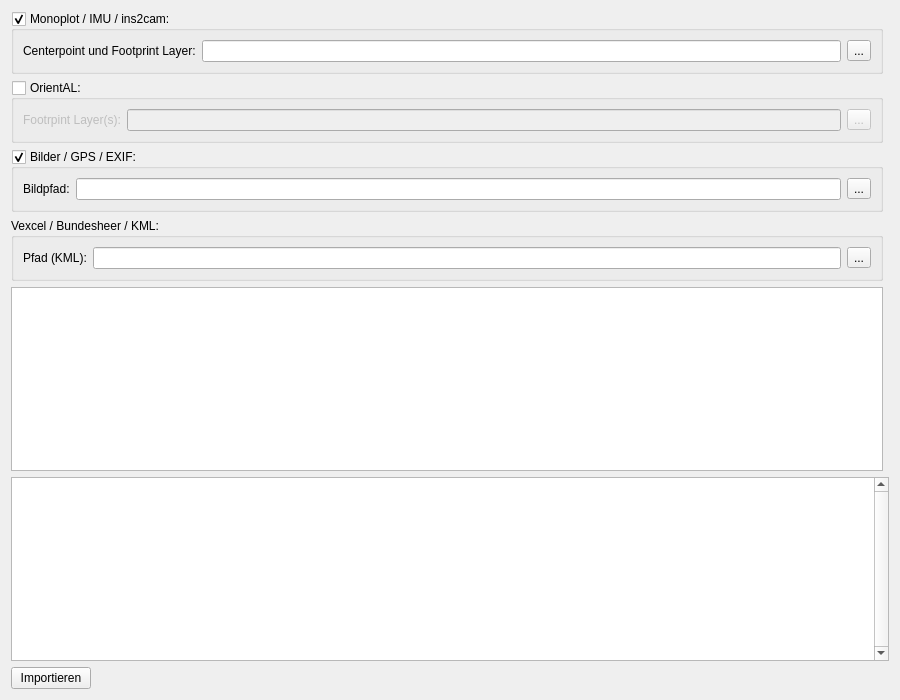
<?xml version="1.0" encoding="UTF-8"?>
<ui version="4.0">
 <class>apisAutoImportDialog</class>
 <widget class="QDialog" name="apisAutoImportDialog">
  <property name="windowModality">
   <enum>Qt::ApplicationModal</enum>
  </property>
  <property name="geometry">
   <rect>
    <x>0</x>
    <y>0</y>
    <width>900</width>
    <height>700</height>
   </rect>
  </property>
  <property name="acceptDrops">
   <bool>true</bool>
  </property>
  <property name="windowTitle">
   <string>APIS Auto Import</string>
  </property>
  <property name="windowIcon">
   <iconset resource="resource.qrc">
    <normaloff>:/plugins/APIS/icons/apis.png</normaloff>:/plugins/APIS/icons/apis.png</iconset>
  </property>
  <property name="modal">
   <bool>true</bool>
  </property>
  <layout class="QGridLayout" name="gridLayout">
   <item row="5" column="0" colspan="2">
    <widget class="QPlainTextEdit" name="uiReportPTxt">
     <property name="sizePolicy">
      <sizepolicy hsizetype="Expanding" vsizetype="Expanding">
       <horstretch>0</horstretch>
       <verstretch>0</verstretch>
      </sizepolicy>
     </property>
     <property name="verticalScrollBarPolicy">
      <enum>Qt::ScrollBarAlwaysOn</enum>
     </property>
     <property name="horizontalScrollBarPolicy">
      <enum>Qt::ScrollBarAsNeeded</enum>
     </property>
     <property name="readOnly">
      <bool>true</bool>
     </property>
     <property name="plainText">
      <string/>
     </property>
    </widget>
   </item>
   <item row="3" column="0">
    <widget class="QGroupBox" name="uiVexcelSourceGrp">
     <property name="title">
      <string>Vexcel / Bundesheer / KML:</string>
     </property>
     <layout class="QGridLayout" name="gridLayout_6">
      <item row="0" column="0">
       <widget class="QLabel" name="label_6">
        <property name="text">
         <string>Pfad (KML):</string>
        </property>
       </widget>
      </item>
      <item row="0" column="1">
       <widget class="QLineEdit" name="lineEdit"/>
      </item>
      <item row="0" column="2">
       <widget class="QToolButton" name="uiVexcelDirTBtn">
        <property name="text">
         <string>...</string>
        </property>
       </widget>
      </item>
     </layout>
    </widget>
   </item>
   <item row="0" column="0">
    <widget class="QGroupBox" name="uiMonoplotSourceGrp">
     <property name="title">
      <string>Monoplot / IMU / ins2cam:</string>
     </property>
     <property name="checkable">
      <bool>true</bool>
     </property>
     <layout class="QGridLayout" name="gridLayout_2">
      <item row="0" column="0">
       <widget class="QLabel" name="label">
        <property name="text">
         <string>Centerpoint und Footprint Layer:</string>
        </property>
       </widget>
      </item>
      <item row="0" column="2">
       <widget class="QToolButton" name="uiCenterPointFootprintDirTBtn">
        <property name="text">
         <string>...</string>
        </property>
       </widget>
      </item>
      <item row="0" column="1">
       <widget class="QLineEdit" name="uiCenterPointFootprintSourceEdit"/>
      </item>
     </layout>
    </widget>
   </item>
   <item row="2" column="0">
    <widget class="QGroupBox" name="uiImageSourceGrp">
     <property name="title">
      <string>Bilder / GPS / EXIF:</string>
     </property>
     <property name="checkable">
      <bool>true</bool>
     </property>
     <layout class="QGridLayout" name="gridLayout_5">
      <item row="0" column="0">
       <widget class="QLabel" name="label_5">
        <property name="text">
         <string>Bildpfad:</string>
        </property>
       </widget>
      </item>
      <item row="0" column="1">
       <widget class="QLineEdit" name="uiImageSourceEdit"/>
      </item>
      <item row="0" column="2">
       <widget class="QToolButton" name="uiImageDirTBtn">
        <property name="text">
         <string>...</string>
        </property>
       </widget>
      </item>
     </layout>
    </widget>
   </item>
   <item row="1" column="0">
    <widget class="QGroupBox" name="uiOrientalSourceGrp">
     <property name="title">
      <string>OrientAL:</string>
     </property>
     <property name="checkable">
      <bool>true</bool>
     </property>
     <property name="checked">
      <bool>false</bool>
     </property>
     <layout class="QGridLayout" name="gridLayout_4">
      <item row="0" column="0">
       <widget class="QLabel" name="label_4">
        <property name="text">
         <string>Footrpint Layer(s):</string>
        </property>
       </widget>
      </item>
      <item row="0" column="1">
       <widget class="QLineEdit" name="uiOrientalSourceEdit"/>
      </item>
      <item row="0" column="2">
       <widget class="QToolButton" name="uiOrientalDirTBtn">
        <property name="text">
         <string>...</string>
        </property>
       </widget>
      </item>
     </layout>
    </widget>
   </item>
   <item row="6" column="0">
    <widget class="QPushButton" name="uiImportBtn">
     <property name="sizePolicy">
      <sizepolicy hsizetype="Maximum" vsizetype="Fixed">
       <horstretch>0</horstretch>
       <verstretch>0</verstretch>
      </sizepolicy>
     </property>
     <property name="text">
      <string>Importieren</string>
     </property>
     <property name="icon">
      <iconset resource="resource.qrc">
       <normaloff>:/plugins/APIS/icons/monoplot.png</normaloff>:/plugins/APIS/icons/monoplot.png</iconset>
     </property>
     <property name="iconSize">
      <size>
       <width>24</width>
       <height>24</height>
      </size>
     </property>
     <property name="autoDefault">
      <bool>false</bool>
     </property>
    </widget>
   </item>
   <item row="4" column="0">
    <widget class="QTableWidget" name="uiImageTable">
     <property name="editTriggers">
      <set>QAbstractItemView::NoEditTriggers</set>
     </property>
    </widget>
   </item>
  </layout>
 </widget>
 <resources>
  <include location="resource.qrc"/>
 </resources>
 <connections/>
</ui>
